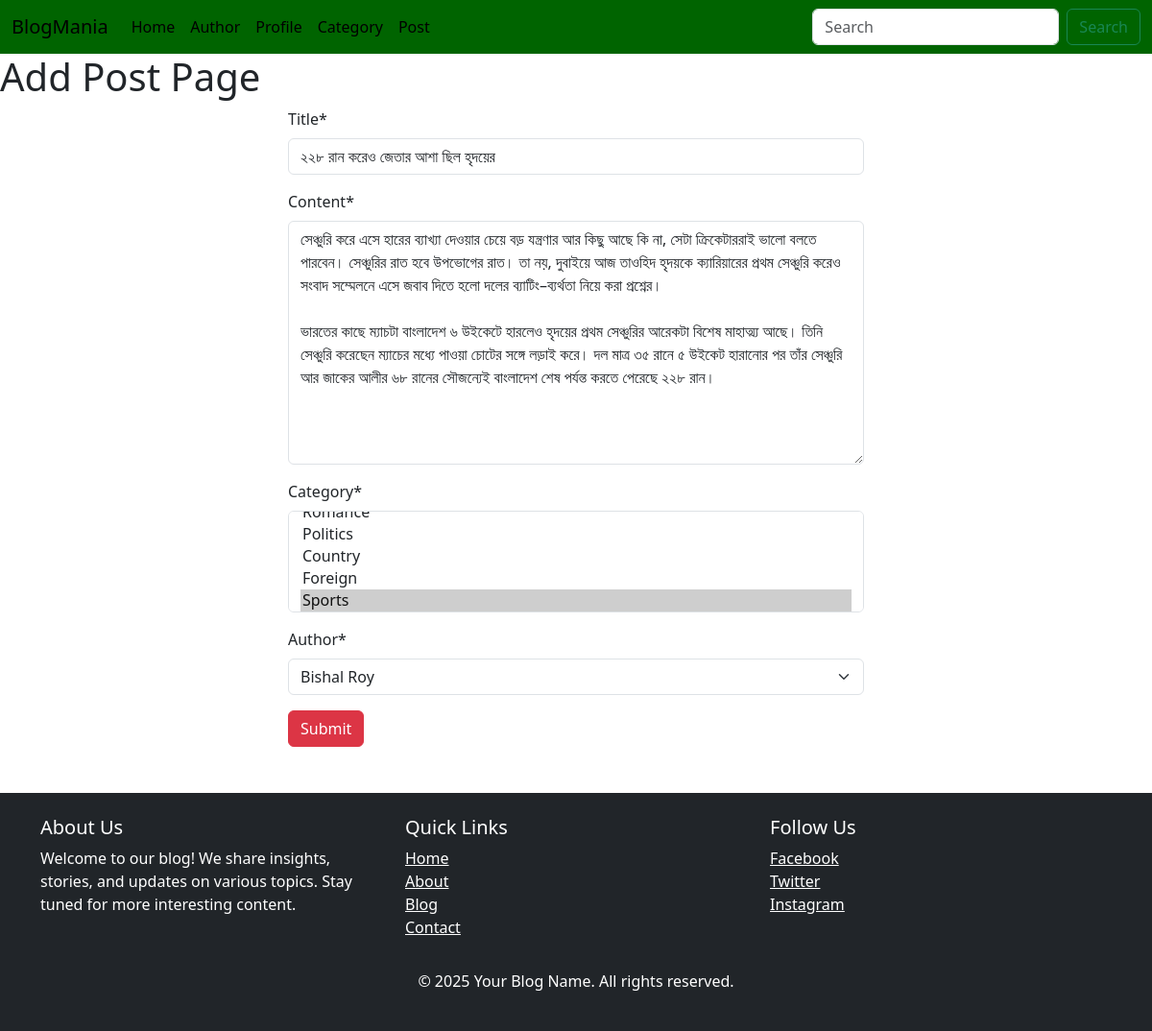
The app's page /post/edit/2 with its own data.
### posts/models.py (models this page shows, shortened)
class Post(models.Model):
    title = models.CharField(max_length=50)
    content = models.TextField()
    category = models.ManyToManyField(category)
    author = models.ForeignKey(Author , on_delete=models.CASCADE)

### posts/views.py (the view)
# urls.py: path('edit/<int:id>',views.edit_post , name = 'edit_post'),
def edit_post(request , id):
    post = models.Post.objects.get(pk = id)
    post_form = PostForm(instance=post)
    if request.method == 'POST':
        post_form = PostForm(request.POST , instance=post)
        if post_form.is_valid():
            post_form.save()
            return redirect("add_post")
    return render(request, 'add_post.html', {'form': post_form})

### posts/forms.py
class PostForm(forms.ModelForm):
    class Meta:
        model = Post
        fields = '__all__'

### author/models.py (called while the page is built)
    def __str__(self):
        return self.name

### categories/models.py (called while the page is built)
    def __str__(self):
        return self.name

### posts/templates/add_post.html (shortened to what this page needs)
{%extends 'base.html'%}
{% block content%}
    {%load crispy_forms_tags%}
    <h1>Add Post Page</h1>
    <form method="post" style="width : 50%; margin: auto">
        {{ form | crispy }}
        <button type="submit" class="btn btn-danger mb-5">Submit</button>
    </form>
{%endblock %}

### records on screen
Post: title "২২৮ রান করেও জেতার আশা ছিল হৃদয়ের", content "সেঞ্চুরি করে এসে হারের ব্যাখ্যা দেওয়ার চেয়ে বড় যন্ত্রণার আর কিছু আছে কি না, সেটা ক্রিকেটাররাই ভালো বলতে পারবেন। সেঞ্চুরির রাত হবে উপভোগের রাত। তা নয়, দুবাইয়ে আজ তাওহিদ হৃদয়কে ক্যারিয়ারের প্রথম সেঞ্চুরি করেও সংবাদ সম্মেলনে এসে জবাব দিতে হলো দলের ব্যাটিং–ব্যর্থতা নিয়ে করা প্রশ্নের। ভারতের কাছে ম্যাচটা বাংলাদেশ ৬ উইকেটে হারলেও হৃদয়ের প্রথম সেঞ্চুরির আরেকটা বিশেষ মাহাত্ম্য আছে। তিনি সেঞ্চুরি করেছেন ম্যাচের মধ্যে পাওয়া চোটের সঙ্গে লড়াই করে। দল মাত্র ৩৫ রানে ৫ উইকেট হারানোর পর তাঁর সেঞ্চুরি আর জাকের আলীর ৬৮ রানের সৌজন্যেই বাংলাদেশ শেষ পর্যন্ত করতে পেরেছে ২২৮ রান।", author "Bishal Roy"
